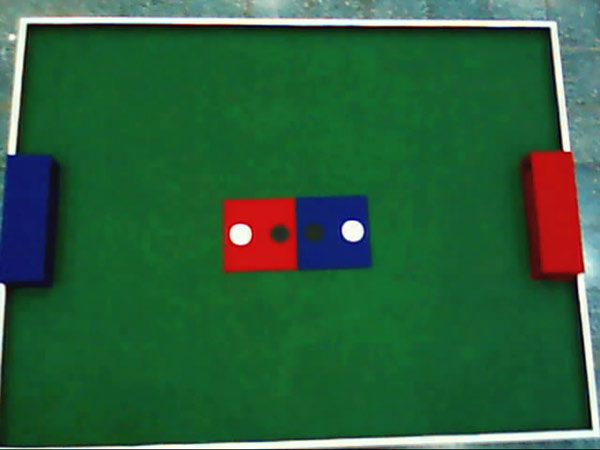
%> input picture its me/redstart/GOAL Almost final/New Folder (2)/Copy of 18 jandemo/venky/10.jpg, 600 x 450 px
$ octave testing_robot.m   (GNU Octave 9; MATLAB toolbox functions it lacks are replaced by stand-ins)
%> lines starting %> are read from the running program, lines starting %| are printed output that depends on the picture; in (x1, y1, x2, y2) boxes, pixels count from 0 and x2, y2 are one past the last pixel; in counts of white or black regions, pixels touching at a corner belong together; the program's own positions count from 1
### its me/redstart/GOAL Almost final/New Folder (2)/Copy of 18 jandemo/venky/findcircles.m
function [ count_circles, centers,diameters] = findcircles(input,tolcirc)
count_circles=0;
diameters=0;
centers=[0, 0];
% SPECIFIC PURPOSE: To identify features in a binary image, to locate circles among the
%                   features, their centers and the distance between the first two.
%
% DESCRIPTION: Features are assumed to be made up of ones, against a background of zeros.

tolsize = 3;
% Tolerance for rejecting small features (diameters). Range [1,2,3...]
% To reject ever larger features, increase to higher integers.

if length(find(input~=0 & input~=1)) > 0, error('Input must be binary'), end
input = bwmorph(bwmorph(bwmorph(input,'spur'),'clean'),'fill');
[numbers,features] = bwlabel(input);
count_circles = 0; centers = [0 0]; separation12 = [];

for i = 1:features
    [I,J] = find(numbers == i);
    rows = min(I):max(I); columns = min(J):max(J);
    rows = min(rows):min([size(input,1) min(rows)+max([length(rows) length(columns)])-1]);
    columns = min(columns):min([size(input,2) min(columns)+max([length(rows) length(columns)])-1]);
    testitem = input(rows,columns);
    % testitem is a square containing the feature.
    diameter = max([length(rows) length(columns)]);
    circle = imcircle(diameter);
    circle = circle(1:length(rows),1:length(columns));
    % circle is compared to testitem.
    if (length(find(xor(testitem,circle))) < round(tolcirc*diameter^2)) & (diameter >= tolsize)...
            & length(rows)/length(columns) >= 0.5 & length(rows)/length(columns) <= 2,
        count_circles = count_circles + 1;
        center_rows = rows(1):rows(1)+diameter-1;
        center_columns = columns(1):columns(1)+diameter-1;
        centers(count_circles,:) = mean([center_rows;center_columns]')-0.5;
        diameters(count_circles,:)=diameter;
    end
end
if count_circles > 1, separation12 = norm(centers(2,:)-centers(1,:)); end

%%%%%%%%%%%%%%%%%%%%%%%%%%%%%%%%%%%%%%%%%%%%%%%%%%%%%%%%%%%%%%%%%%%
%%%%%%%%%%%%%%%%%%%%%%%%%%%%%%%%%%%%%%%%%%%%%%%%%%%%%%%%%%%%%%%%%%
function y = imcircle(n)

% y = imcircle(n);
%
% Draw a solid circle of ones with diameter n pixels
% in a square of zero-valued pixels.
%
% Example: y = imcircle(128);

if rem(n,1) > 0,
   disp(sprintf('n is not an integer and has been rounded to %1.0f',round(n)))
   n = round(n);
end

if n < 1     % invalid n
   error('n must be at least 1')

elseif n < 4 % trivial n
   y = ones(n);

elseif rem(n,2) == 0,  % even n

   DIAMETER = n;
   diameter = n-1;
   RADIUS = DIAMETER/2;
   radius = diameter/2;
   height_45 = round(radius/sqrt(2));
   width = zeros(1,RADIUS);
   semicircle = zeros(DIAMETER,RADIUS);

   for i  = 1 : height_45
       upward = i - 0.5;
       sine = upward/radius;
       cosine = sqrt(1-sine^2);
       width(i) = ceil(cosine * radius);
   end

   array = width(1:height_45)-height_45;

   for j = max(array):-1:min(array)
       width(height_45 + j) = max(find(array == j));
   end

   if min(width) == 0
      index = find(width == 0);
      width(index) = round(mean([width(index-1) width(index+1)]));
   end

   width = [fliplr(width) width];

   for k  = 1 : DIAMETER
       semicircle(k,1:width(k)) = ones(1,width(k));
   end

   y = [fliplr(semicircle) semicircle];

else   % odd n

   DIAMETER = n;
   diameter = n-1;
   RADIUS = DIAMETER/2;
   radius = diameter/2;
   semicircle = zeros(DIAMETER,radius);
   height_45 = round(radius/sqrt(2) - 0.5);
   width = zeros(1,radius);

   for i  = 1 : height_45
       upward = i;
       sine = upward/radius;
       cosine = sqrt(1-sine^2);
       width(i) = ceil(cosine * radius - 0.5);
   end

   array = width(1:height_45) - height_45;

   for j = max(array):-1:min(array)
       width(height_45 + j) = max(find(array == j));
   end

   if min(width) == 0
      index = find(width == 0);
      width(index) = round(mean([width(index-1) width(index+1)]));
   end

   width = [fliplr(width) max(width) width];

   for k  = 1 : DIAMETER
       semicircle(k,1:width(k)) = ones(1,width(k));
   end

   y = [fliplr(semicircle) ones(DIAMETER,1) semicircle];

end

### its me/redstart/GOAL Almost final/New Folder (2)/Copy of 18 jandemo/venky/testing_robot.m
close all;
clc
global input_colored_image;
global size_input_colored_image;

%** global g_ourRobotColorIndex   % red is 1...blue is 2
%** global g_BW_RedGoalPost_Inv
%** global g_BW_BlueGoalPost_Inv

global g_BWOppRobot
%% Robot Morphology
global g_robotBoxDimentions
global g_robotLargerBoxDimentions
% ***** will see later for resize
%global g_BWresizeFactorOppRobo

% ??? [pras] i guess the follwoing variables are not require

global g_RedRobotBlackCordi;
global g_RedRobotWhiteCordi;

global g_BlueRobotBlackCordi;
global g_BlueRobotWhiteCordi;

global g_ourBlackIsFront ; % if black color is front then take it as 1 else 0
global g_OurRobotBlackCordi;
global g_OurRobotWhiteCordi;

global g_OurRobotBlackCircleDiaMin
global g_OurRobotBlackCircleDiaMax
global g_OurRobotBlackCircleTol

global g_OurRobotWhiteCircleDiaMin
global g_OurRobotWhiteCircleDiaMax
global g_OurRobotWhiteCircleTol


global g_OpponentRobotCordi
global g_minAreaOfOppRobo
%oppnnent robot bulging
global opponnentRoboBulgSize;

%time out for robot
global ourRoboTimeoutSec

g_ourBlackIsFront = 0;%**** for the time being i am taking black circle as front cordi

g_robotBoxDimentions      = [40 40];
g_robotLargerBoxDimentions= [60 60];
g_maxDistBetweenCircles   = 60;
g_RobotBlackCircleMinArea = 200;
g_RobotWhiteCircleMinArea = 200;
%black circle of our robot
g_OurRobotBlackCircleDiaMin = 10;
g_OurRobotBlackCircleDiaMax = 35;
g_OurRobotBlackCircleTol    = 0.25;

%white circle of our robot
g_OurRobotWhiteCircleDiaMin = 10;
g_OurRobotWhiteCircleDiaMax = 35;
g_OurRobotWhiteCircleTol    = 0.25;

% ***** will see later for resize
%g_BWresizeFactorOppRobo   = 1/4;
% DUMMY VALUES FOR ROBOT
g_OurRobotBlackCordi = [50 50];
g_OurRobotWhiteCordi = [50 50];
%% robot colors
%white and black clolr
global g_minWhiteColorRobot
global g_maxBlackColorRobot
%robot red color
global g_color_min_red_Robot
global g_color_max_red_Robot
global g_red_over_green_Robot_red
global g_red_over_blue_Robot_red
%robot blue color
global g_color_min_blue_Robot
global g_color_max_blue_Robot
global g_blue_over_green_Robot_blue
global g_blue_over_red_Robot_blue
global g_ourRobotColorIndex
%robot white color (MIN)
g_minWhiteColorRobot = [200 200 200];

%robot black color (MAX)
g_maxBlackColorRobot = [90 90 90];

%red Robot
g_color_min_red_Robot = [80 0 0];
g_color_max_red_Robot = [255 120 100];
g_red_over_green_Robot_red = 35;
g_red_over_blue_Robot_red = 30;

%Blue Robot
g_color_min_blue_Robot = [0 0 95];
g_color_max_blue_Robot = [90 120 255];
g_blue_over_green_Robot_blue = 20 ;
g_blue_over_red_Robot_blue = 20;

%
g_minAreaOfOppRobo = 200;

opponnentRoboBulgSize = 25;

%
ourRoboTimeoutSec =5;
%%

% input_colored_image = getsnapshot(vid);
input_colored_image=imread('10.jpg');
%> input_colored_image is the input picture: size 450x600x3 uint8; mean R, G, B 43.2, 96.4, 60
size_input_colored_image=size(input_colored_image);
%> size_input_colored_image = [450 600 3]

% jut giving dummy values to robot cordinates
g_RedRobotBlackCordi = [size_input_colored_image(2), size_input_colored_image(1)]/2;
%> g_RedRobotBlackCordi = [300 225]
g_RedRobotWhiteCordi = [size_input_colored_image(2), size_input_colored_image(1)]/2;
%> g_RedRobotWhiteCordi = [300 225]
g_BlueRobotBlackCordi =[size_input_colored_image(2), size_input_colored_image(1)]/2;
%> g_BlueRobotBlackCordi = [300 225]
g_BlueRobotWhiteCordi = [size_input_colored_image(2), size_input_colored_image(1)]/2;
%> g_BlueRobotWhiteCordi = [300 225]

%% our robot


figure('Name','input_colored_image'),imshow(input_colored_image)

%black circle
BWOurRobotBlack =(((input_colored_image(:,:,1)<=g_maxBlackColorRobot(1))) ...
    &((input_colored_image(:,:,2)<=g_maxBlackColorRobot(2))) ...
    &((input_colored_image(:,:,3)<=g_maxBlackColorRobot(3))));
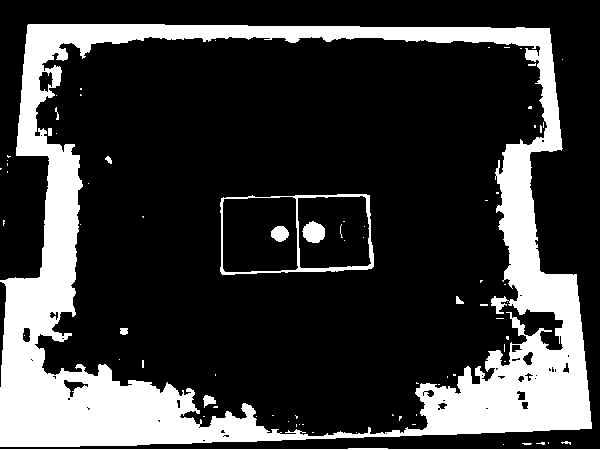
%> BWOurRobotBlack: size 450x600 logical; 22.5% white; 77 white regions (65 under 20 px), largest, box (x1, y1, x2, y2) and area: (0, 24, 592, 447) 57607, (220, 194, 374, 275) 1364, (0, 448, 600, 450) 640
BWOurRobotBlack = imclose(BWOurRobotBlack,strel('square',5));
%> BWOurRobotBlack: size 450x600 logical; 23.4% white; 36 white regions (28 under 20 px), largest, box (x1, y1, x2, y2) and area: (0, 24, 600, 450) 60681, (220, 194, 374, 275) 1802, (271, 226, 289, 242) 216

figure,imshow(BWOurRobotBlack)
[ BlackCount_circles, BlackCenters,BlackDiameters] = findcircles(BWOurRobotBlack,g_OurRobotBlackCircleTol)
%> in findcircles, `[numbers,features] = bwlabel(input);`:
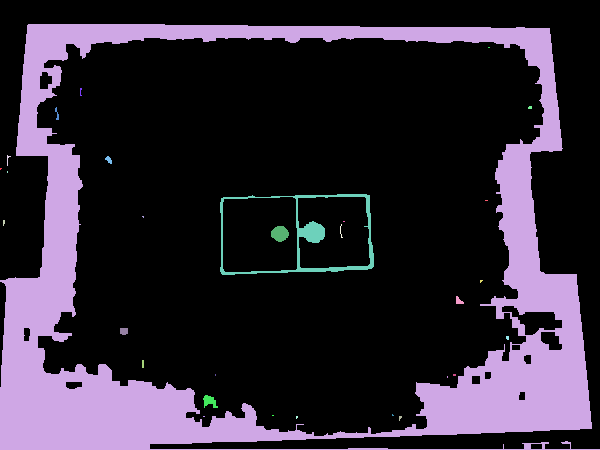
%> numbers: size 450x600 double; 31 distinct labels, from 0 to 30; one colour per label, 0 black
%> in findcircles, `[numbers,features] = bwlabel(input);`: features = 30
%> the loop in findcircles, `for i = 1:features` made 30 passes
%> (I, J, DIAMETER in imcircle, RADIUS in imcircle, radius in imcircle, height_45 in imcircle, array in imcircle) on pass 30: ([108; 109; 107; 108; 109; 107; 108; 109; 107; 108; 109], [529; 529; 530; 530; 530; 531; 531; 531; 532; 532; 532], 4, 2, 1.5, 1, 1)
%> (DIAMETER in imcircle, RADIUS in imcircle, radius in imcircle, height_45 in imcircle, array in imcircle, index in imcircle, width in imcircle) on pass 9: (8, 4, 3.5, 2, [2 2], 3, [2 3 4 4 4 4 3 2])
%> after the loop in findcircles, `for i = 1:features`: centers = [332 124; 235 280; 338 508; 108 530]; diameters = [8; 18; 4; 4]
%> in findcircles, `separation12 = norm(centers(2,:)-centers(1,:))`: separation12 = 183.7
%> BlackCount_circles = 4; BlackCenters = [332 124; 235 280; 338 508; 108 530]; BlackDiameters = [8; 18; 4; 4]
foundBlackCircleFlag = 0;
for count = 1: BlackCount_circles
    if((BlackDiameters(count) >=g_OurRobotBlackCircleDiaMin )& (BlackDiameters(count) <=g_OurRobotBlackCircleDiaMax ) )
        foundBlackCircleFlag =1 ;
        hold on
       plot(BlackCenters(count,2),BlackCenters(count,1),'rx')
    end
end
%> this loop made 4 passes
%> foundBlackCircleFlag on pass 2: 1
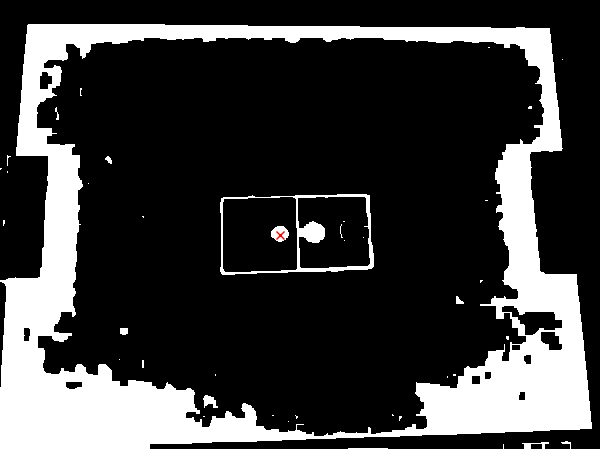
%> figure redrawn from the program's plot data
if(foundBlackCircleFlag == 0)
    fprintf('\n ****** Error :Black Color Circle is not in range given\n ')
    return
end

%white circle
BWOurRobotWhite =(((input_colored_image(:,:,1)>=g_minWhiteColorRobot(1))) ...
        &((input_colored_image(:,:,2)>=g_minWhiteColorRobot(2))) ...
        &((input_colored_image(:,:,3)>=g_minWhiteColorRobot(3))));
%> BWOurRobotWhite: size 450x600 logical; 3.4% white; 8 white regions, largest, box (x1, y1, x2, y2) and area: (8, 17, 570, 154) 4228, (25, 274, 600, 449) 3922, (342, 221, 363, 241) 334
    BWOurRobotWhite = imclose(BWOurRobotWhite,strel('square',5));
%> BWOurRobotWhite: size 450x600 logical; 3.4% white; 6 white regions, box (x1, y1, x2, y2) and area: (8, 17, 570, 154) 4291, (0, 274, 600, 449) 3954, (342, 221, 363, 241) 334, (230, 225, 251, 244) 318, (0, 284, 5, 357) 204, (584, 250, 591, 274) 72

figure('Name','BW_whiteImage'),imshow(BWOurRobotWhite)
[ WhiteCount_circles, WhiteCenters,WhiteDiameters] = findcircles(BWOurRobotWhite,g_OurRobotWhiteCircleTol)
%> call 2 of findcircles, with tolcirc = 0.25
%> in findcircles (call 2), `[numbers,features] = bwlabel(input);`:
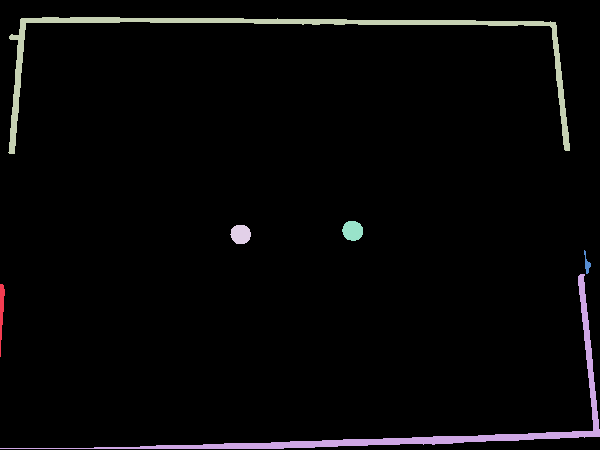
%> numbers: size 450x600 double; 7 distinct labels, from 0 to 6; one colour per label, 0 black
%> in findcircles (call 2), `[numbers,features] = bwlabel(input);`: features = 6
%> the loop in findcircles (call 2), `for i = 1:features` made 6 passes
%> (DIAMETER in imcircle, RADIUS in imcircle, radius in imcircle, height_45 in imcircle, array in imcircle, count_circles) on passes 4 to 5: (21, 10.5, 10, 7, [3 3 3 2 2 1 0], 1), (21, 10.5, 10, 7, [3 3 3 2 2 1 0], 2)
%> (columns, DIAMETER in imcircle, RADIUS in imcircle, radius in imcircle, height_45 in imcircle) on pass 1: ([1 2 3 4 5], 73, 36.5, 36, 25)
%> pass 1, in findcircles (call 2), `testitem = input(rows,columns);`:
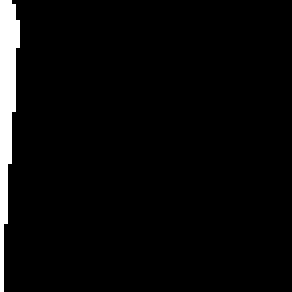
%> testitem: size 73x73 logical (shown 4 times larger); 3.8% white; 1 white region, box (x1, y1, x2, y2) and area: (0, 0, 5, 73) 204
%> pass 2, in findcircles (call 2), `testitem = input(rows,columns);`:
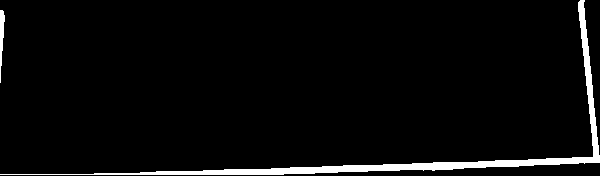
%> testitem: size 176x600 logical; 3.9% white; 2 white regions, box (x1, y1, x2, y2) and area: (0, 0, 600, 175) 3954, (0, 10, 5, 83) 204
%> after the loop in findcircles (call 2), `for i = 1:features`: center_columns = 21 values from 343 to 363; center_rows = 21 values from 222 to 242; centers = [235.5 240.5; 231.5 352.5]; diameters = [21; 21]
%> in findcircles (call 2), `separation12 = norm(centers(2,:)-centers(1,:))`: separation12 = 112.1
%> WhiteCount_circles = 2; WhiteCenters = [235.5 240.5; 231.5 352.5]; WhiteDiameters = [21; 21]


foundWhiteCircleFlag = 0;
if(WhiteCount_circles == 0)
    fprintf('\n ****** Error :No White circle found\n ')
    return
end

for count = 1: WhiteCount_circles
    if((WhiteDiameters(count) >=g_OurRobotWhiteCircleDiaMin )& (WhiteDiameters(count) <=g_OurRobotWhiteCircleDiaMax ) )
        foundWhiteCircleFlag =1 ;
        hold on
       plot(WhiteCenters(count,2),WhiteCenters(count,1),'rx')
    end
end
%> this loop made 2 passes
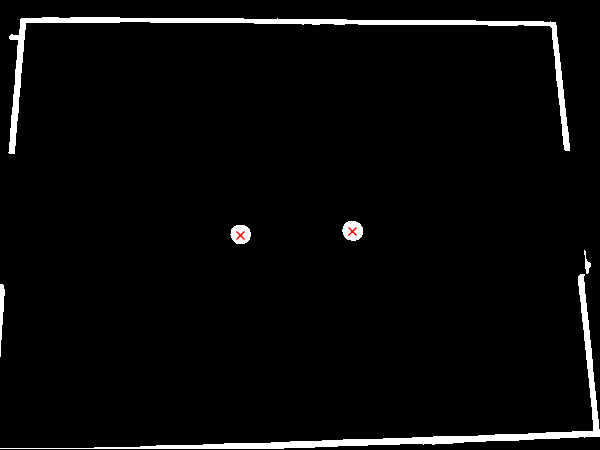
%> figure redrawn from the program's plot data
if(foundWhiteCircleFlag == 0)
    fprintf('\n ****** Error :White Color Circle is not in range given\n ')
    return
end

if(g_ourRobotColorIndex==1)% our robot color is red
    BW_OurRobot=((input_colored_image(:,:,1)>=input_colored_image(:,:,2)+g_red_over_green_Robot_red) ...
        &((input_colored_image(:,:,1)>=input_colored_image(:,:,3)+g_red_over_blue_Robot_red)) ...
        &((input_colored_image(:,:,1)>=g_color_min_red_Robot(1))) ...
        &((input_colored_image(:,:,2)<=g_color_max_red_Robot(2))) ...
        &((input_colored_image(:,:,3)<=g_color_max_red_Robot(3))));

    BW_OurRobot = BW_OurRobot & g_BW_RedGoalPost_Inv;

elseif(g_ourRobotColorIndex==2)% our robot color is blue
    BW_OurRobot=((input_colored_image(:,:,3)>=input_colored_image(:,:,2)+g_blue_over_green_Robot_blue) ...
        &((input_colored_image(:,:,3)>=input_colored_image(:,:,1)+g_blue_over_red_Robot_blue)) ...
        &((input_colored_image(:,:,1)<=g_color_max_blue_Robot(1))) ...
        &((input_colored_image(:,:,2)<=g_color_max_blue_Robot(2))) ...
        &((input_colored_image(:,:,3)>=g_color_min_blue_Robot(3))));

    BW_OurRobot = (BW_OurRobot & g_BW_BlueGoalPost_Inv);
else
%> (the run ends here)
